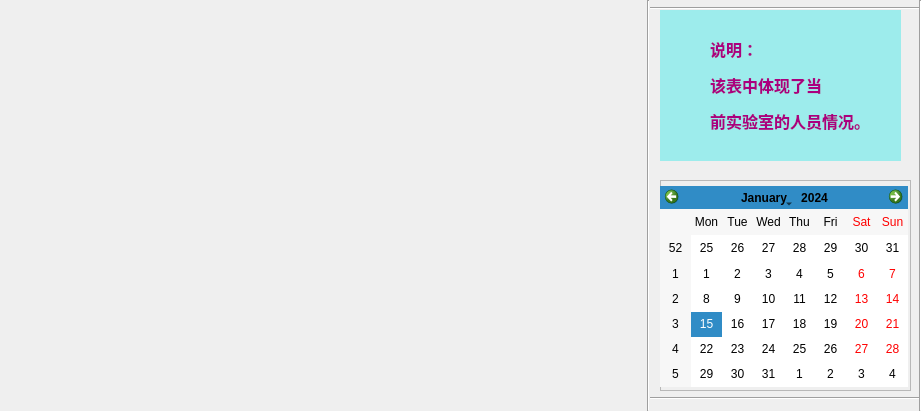
<?xml version="1.0" encoding="UTF-8"?>
<ui version="4.0">
 <class>FormlabEnvdynamic</class>
 <widget class="QWidget" name="FormlabEnvdynamic">
  <property name="geometry">
   <rect>
    <x>0</x>
    <y>0</y>
    <width>921</width>
    <height>411</height>
   </rect>
  </property>
  <property name="windowTitle">
   <string>Form</string>
  </property>
  <widget class="QWidget" name="widget" native="true">
   <property name="geometry">
    <rect>
     <x>0</x>
     <y>0</y>
     <width>921</width>
     <height>411</height>
    </rect>
   </property>
   <property name="styleSheet">
    <string notr="true"/>
   </property>
   <widget class="Line" name="line_2">
    <property name="geometry">
     <rect>
      <x>640</x>
      <y>0</y>
      <width>16</width>
      <height>411</height>
     </rect>
    </property>
    <property name="orientation">
     <enum>Qt::Vertical</enum>
    </property>
   </widget>
   <widget class="Line" name="line">
    <property name="geometry">
     <rect>
      <x>650</x>
      <y>0</y>
      <width>271</width>
      <height>16</height>
     </rect>
    </property>
    <property name="orientation">
     <enum>Qt::Horizontal</enum>
    </property>
   </widget>
   <widget class="Line" name="line_3">
    <property name="geometry">
     <rect>
      <x>650</x>
      <y>390</y>
      <width>271</width>
      <height>16</height>
     </rect>
    </property>
    <property name="orientation">
     <enum>Qt::Horizontal</enum>
    </property>
   </widget>
   <widget class="Line" name="line_4">
    <property name="geometry">
     <rect>
      <x>910</x>
      <y>0</y>
      <width>20</width>
      <height>411</height>
     </rect>
    </property>
    <property name="orientation">
     <enum>Qt::Vertical</enum>
    </property>
   </widget>
   <widget class="QWidget" name="widget_2" native="true">
    <property name="geometry">
     <rect>
      <x>660</x>
      <y>10</y>
      <width>241</width>
      <height>151</height>
     </rect>
    </property>
    <property name="styleSheet">
     <string notr="true">background-color: rgb(157, 236, 236);</string>
    </property>
    <widget class="QLabel" name="label">
     <property name="geometry">
      <rect>
       <x>50</x>
       <y>20</y>
       <width>161</width>
       <height>111</height>
      </rect>
     </property>
     <property name="text">
      <string>&lt;html&gt;&lt;head/&gt;&lt;body&gt;&lt;p&gt;&lt;span style=&quot; font-size:12pt; font-weight:600; color:#aa007f;&quot;&gt;说明：&lt;/span&gt;&lt;/p&gt;&lt;p&gt;&lt;span style=&quot; font-size:12pt; font-weight:600; color:#aa007f;&quot;&gt;该表中体现了当&lt;/span&gt;&lt;/p&gt;&lt;p&gt;&lt;span style=&quot; font-size:12pt; font-weight:600; color:#aa007f;&quot;&gt;前实验室的人员情况。&lt;/span&gt;&lt;/p&gt;&lt;/body&gt;&lt;/html&gt;</string>
     </property>
    </widget>
   </widget>
   <widget class="QFrame" name="frame">
    <property name="geometry">
     <rect>
      <x>660</x>
      <y>180</y>
      <width>251</width>
      <height>211</height>
     </rect>
    </property>
    <property name="styleSheet">
     <string notr="true">background-image: url(:/images/3.png);</string>
    </property>
    <property name="frameShape">
     <enum>QFrame::StyledPanel</enum>
    </property>
    <property name="frameShadow">
     <enum>QFrame::Raised</enum>
    </property>
    <widget class="QCalendarWidget" name="calendarWidget">
     <property name="geometry">
      <rect>
       <x>0</x>
       <y>6</y>
       <width>248</width>
       <height>201</height>
      </rect>
     </property>
     <property name="styleSheet">
      <string notr="true">color: rgb(0, 0, 0);</string>
     </property>
    </widget>
   </widget>
  </widget>
 </widget>
 <resources/>
 <connections/>
</ui>
